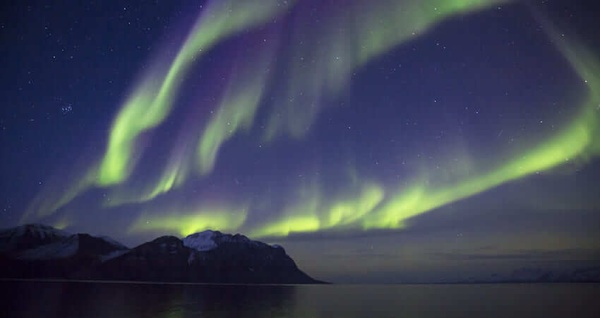
#> input picture imgs/low_det/low_first.jpg, 600 x 318 px, shrunk from 850 x 450 before the run; the run also reads 2 pictures not shown here
$ python main.py
#> lines starting #> are read from the running program, lines starting #| are printed output that depends on the picture; long printed decimals are rounded
from skimage import img_as_float
from skimage.io import imread
from skimage.metrics import structural_similarity as structural_similarity
from skimage.metrics import mean_squared_error
from skimage.metrics import peak_signal_noise_ratio


def calculate_quality_data(image, noise_image, title_text):
#> called with image = 'imgs/low_det/low_first.jpg', title_text = 'First low detailed image:'
    image_float = img_as_float(imread(image))
    noise_float = img_as_float(imread(noise_image))

    mse = mean_squared_error(image_float, noise_float)
#> mse = 0.000151
    psnr = peak_signal_noise_ratio(image_float, noise_float)
#> psnr = 38.21
    ssim = structural_similarity(image_float, noise_float, channel_axis=2)
#> ssim = 0.967

    print(title_text)
    print(f"MSE = {mse}")
#| MSE = 0.0001509
    print(f"PSNR = {psnr}")
#| PSNR = 38.214
    print(f"SSIM = {ssim}")
#| SSIM = 0.9669
    print("---------------------------------\n")

# First low detailed image

calculate_quality_data('imgs/low_det/low_first.jpg',
                       'imgs/low_det/low_det_with_noise/low_first_noise.jpg',
                       "First low detailed image:"
                       )

# Second low detailed image

calculate_quality_data('imgs/low_det/low_second.jpg',
                       'imgs/low_det/low_det_with_noise/low_second_noise.jpg',
                       "Second low detailed image:"
                       )
#> call 2 of calculate_quality_data, with image = 'imgs/low_det/low_second.jpg', title_text = 'Second low detailed image:'
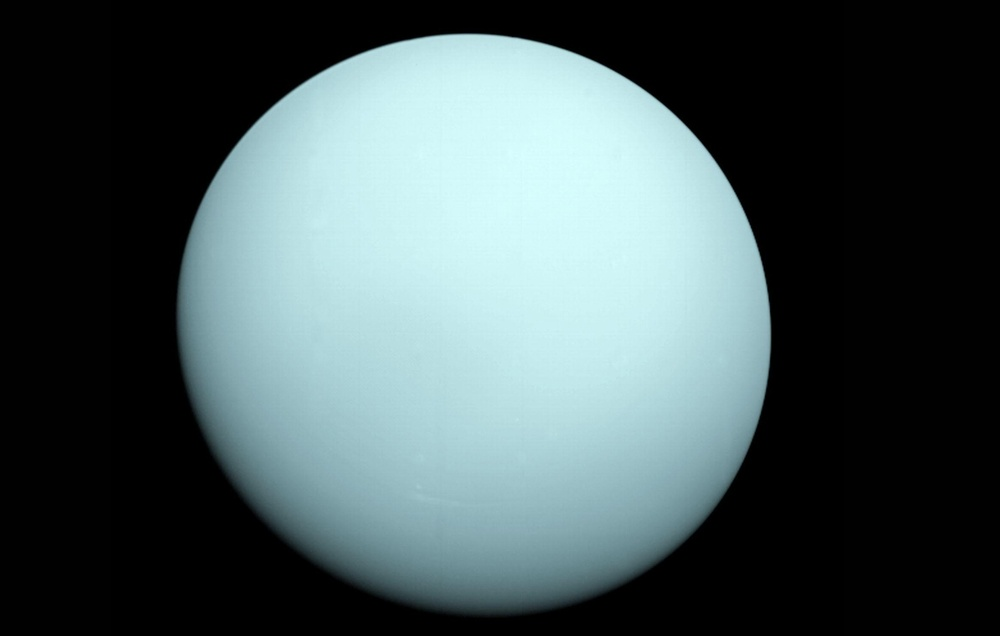
#> input picture imgs/low_det/low_second.jpg, 1000 x 636 px, shrunk from 1416 x 900 before the run
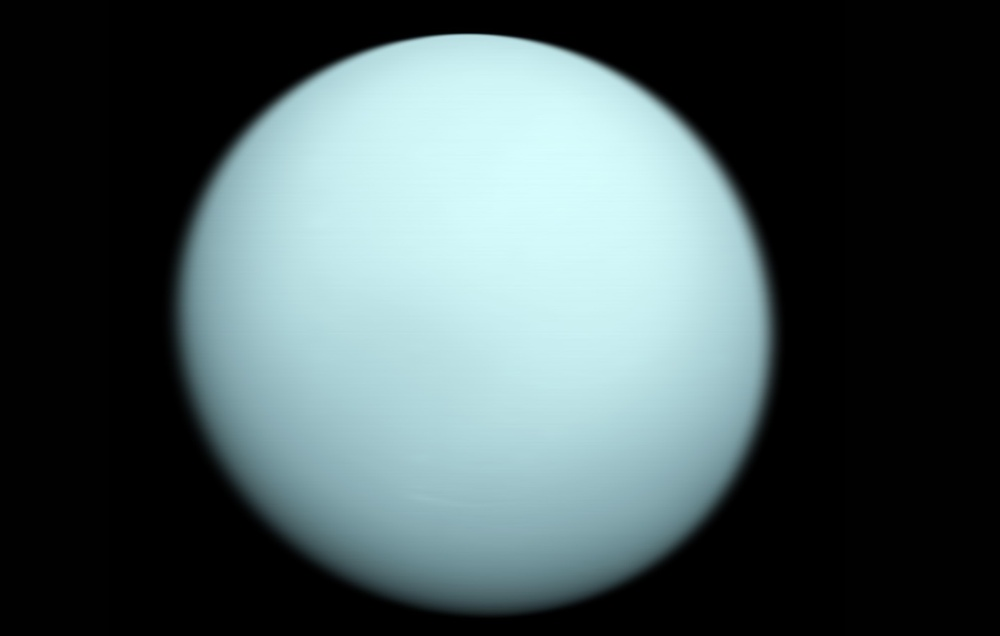
#> input picture imgs/low_det/low_det_with_noise/low_second_noise.jpg, 1000 x 636 px, shrunk from 1416 x 900 before the run
#> in calculate_quality_data (call 2), `mse = mean_squared_error(image_float, noise_float)`: mse = 0.000622
#> in calculate_quality_data (call 2), `psnr = peak_signal_noise_ratio(image_float, noise_float)`: psnr = 32.06
#> in calculate_quality_data (call 2), `ssim = structural_similarity(image_float, noise_float, channel_axis=2)`: ssim = 0.976
#| MSE = 0.000622
#| PSNR = 32.062
#| SSIM = 0.9764

# Third low detailed image

calculate_quality_data('imgs/low_det/low_third.jpg',
                       'imgs/low_det/low_det_with_noise/low_third_noise.jpg',
                       "Third low detailed image:"
                       )
#> call 3 of calculate_quality_data, with image = 'imgs/low_det/low_third.jpg', title_text = 'Third low detailed image:'
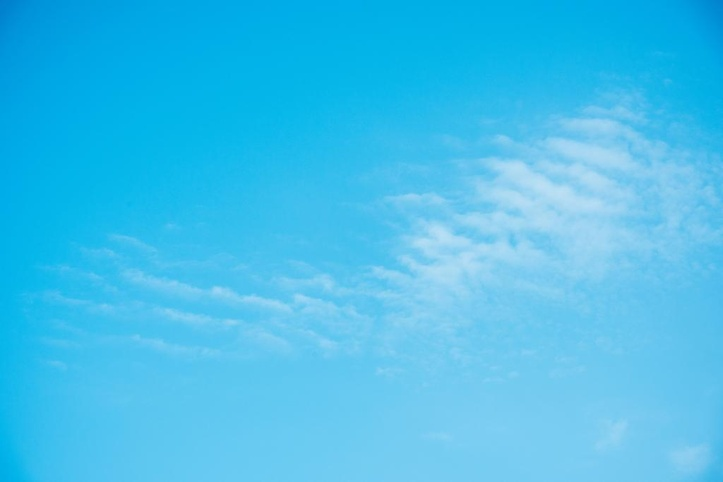
#> input picture imgs/low_det/low_third.jpg, 723 x 482 px, shrunk from 1024 x 683 before the run
#> in calculate_quality_data (call 3), `mse = mean_squared_error(image_float, noise_float)`: mse = 9.23e-05
#> in calculate_quality_data (call 3), `psnr = peak_signal_noise_ratio(image_float, noise_float)`: psnr = 40.35
#> in calculate_quality_data (call 3), `ssim = structural_similarity(image_float, noise_float, channel_axis=2)`: ssim = 0.989
#| MSE = 9.232740967666222e-05
#| PSNR = 40.347
#| SSIM = 0.9894

# --------------------------------------------------------

# First middle detailed image

calculate_quality_data('imgs/mid_det/mid_first.jpg',
                       'imgs/mid_det/mid_det_with_noise/mid_first_noise.jpg',
                       "First mid detailed image:"
                       )
#> (the run stopped early here; a loop or call above may not have finished)
